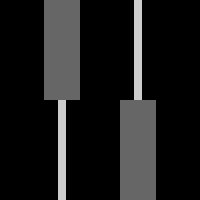
Frame 1 (no input)
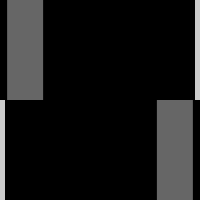
Frame 60 (the mouse pressed at the canvas centre just before this capture)
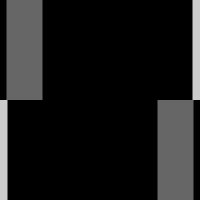
Frame 120 (the mouse held since frame 60 and released just before this capture)

The Processing sketch that drew these frames (run headless with seeded random() and noise(); from frame 60 on, the mouse is pressed at the canvas centre):

// Processing sketch: Distance1D
// ── Distance1D.pde
/**
 * Distance 1D.
 * 
 * Move the mouse left and right to control the 
 * speed and direction of the moving shapes.
 */

int thin = 8;
int thick = 36;
float xpos1 = 134.0;
float xpos2 = 44.0;
float xpos3 = 58.0;
float xpos4 = 120.0;

void setup() 
{
  size(200, 200);
  noStroke();
  frameRate(60);
}

void draw() 
{
  background(0);
  
  float mx = mouseX * 0.4 - width/5.0;
  
  fill(102);
  rect(xpos2, 0, thick, height/2);
  fill(204);
  rect(xpos1, 0, thin, height/2);
  fill(102);
  rect(xpos4, height/2, thick, height/2);
  fill(204);
  rect(xpos3, height/2, thin, height/2);
	
  xpos1 += mx/16;
  xpos2 += mx/64;
  xpos3 -= mx/16;
  xpos4 -= mx/64;
  
  if(xpos1 < -thin)  { xpos1 =  width; }
  if(xpos1 >  width) { xpos1 = -thin; }
  if(xpos2 < -thick) { xpos2 =  width; }
  if(xpos2 >  width) { xpos2 = -thick; }
  if(xpos3 < -thin)  { xpos3 =  width; }
  if(xpos3 >  width) { xpos3 = -thin; }
  if(xpos4 < -thick) { xpos4 =  width; }
  if(xpos4 >  width) { xpos4 = -thick; }
}
